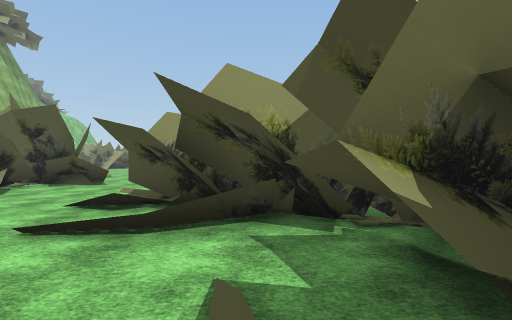
view 1 (above)

24 first-person views from a walk through a Unity game level. The camera is 1.5 m above the floor, looks level and sees 85° across. The floor is counted in squares, 2 m on a side. Each view is taken from the middle of a square. On the plan, view 1 faces up. The plan holds only what a view shows up to about 10 squares ahead; the rest is blank. The place goes on beyond the plan. The player character is not drawn. Some surface patterns are stand-ins.

view 2
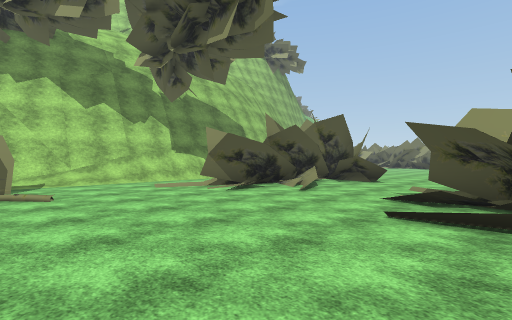

view 3
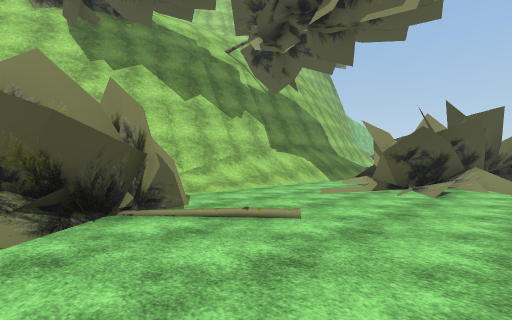

view 4
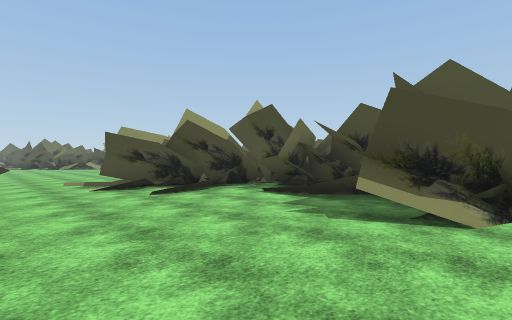

view 5
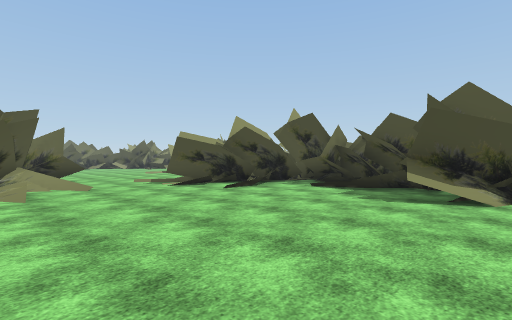

view 6
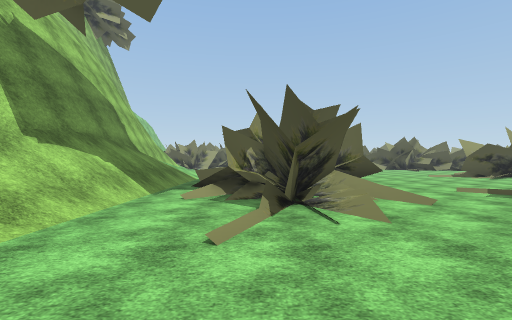

view 7
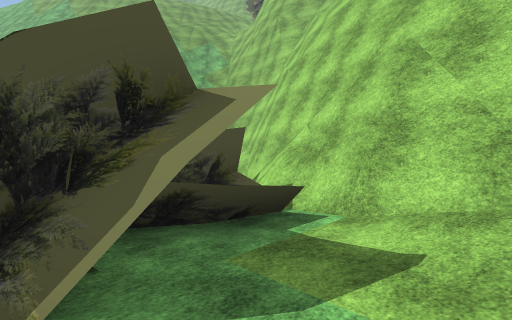

view 8
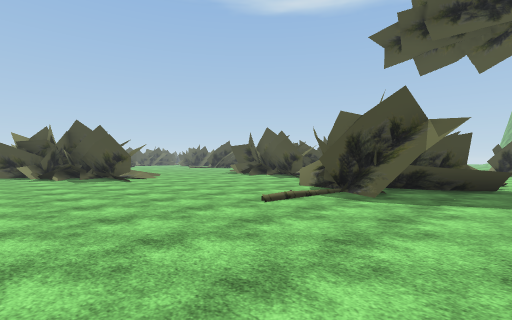

view 9
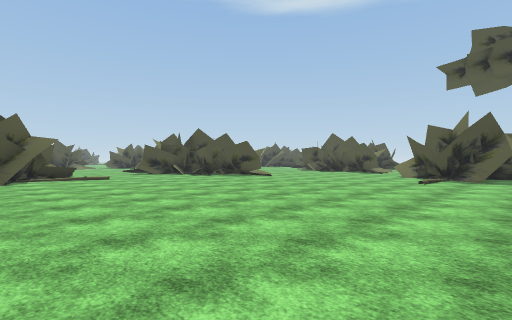

view 10
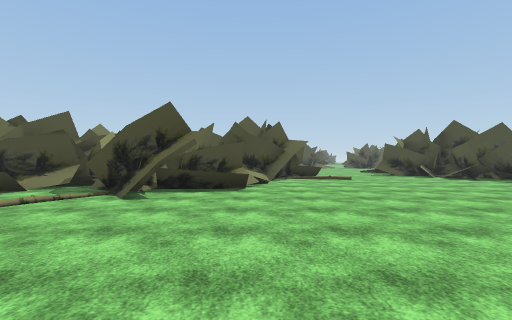

view 11
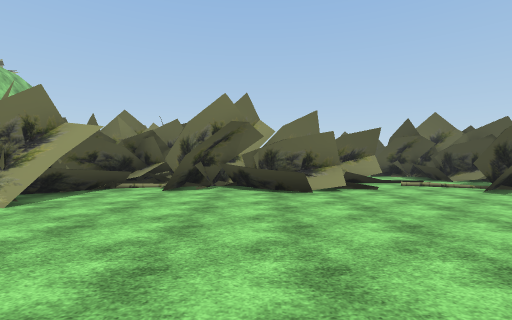

view 12
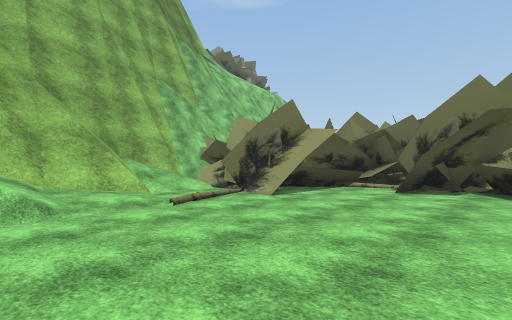

view 13
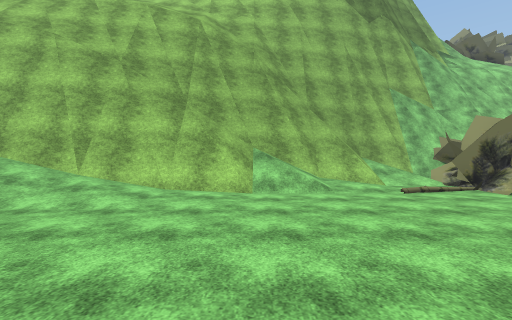

view 14
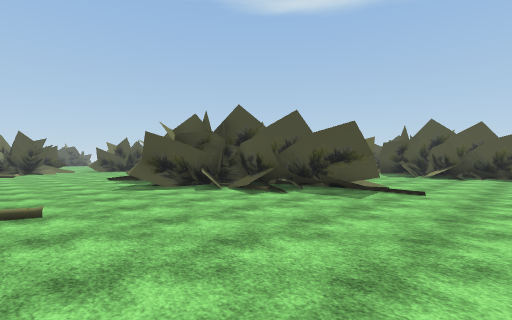

view 15
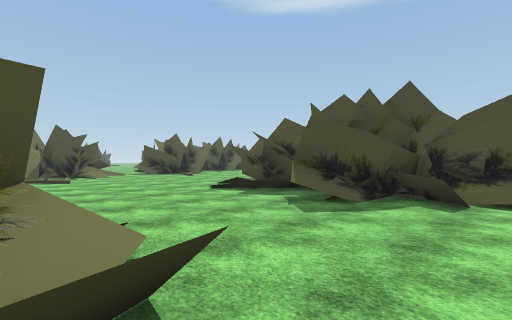

view 16
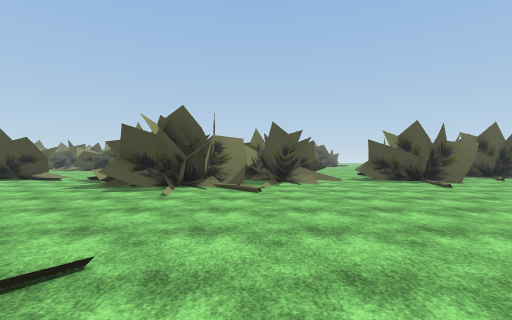

view 17
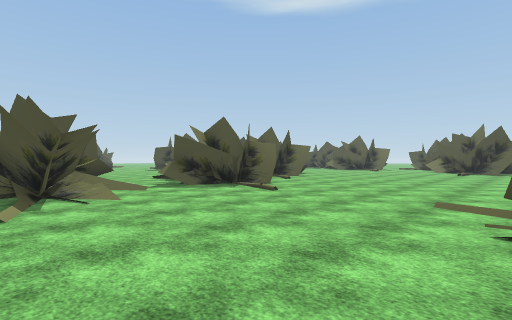

view 18
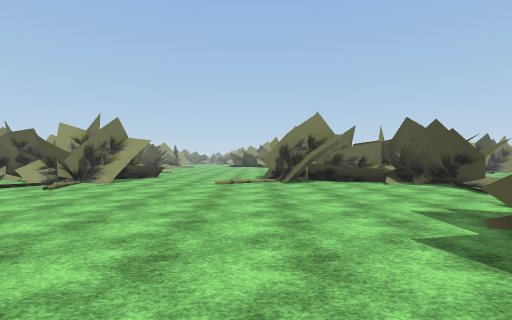

view 19
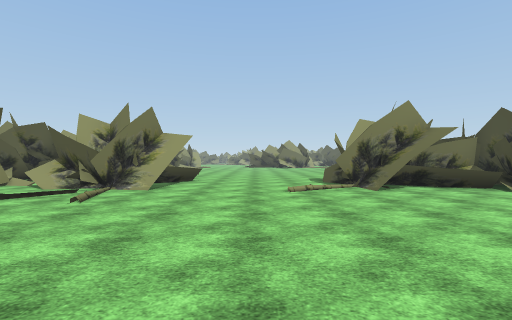

view 20
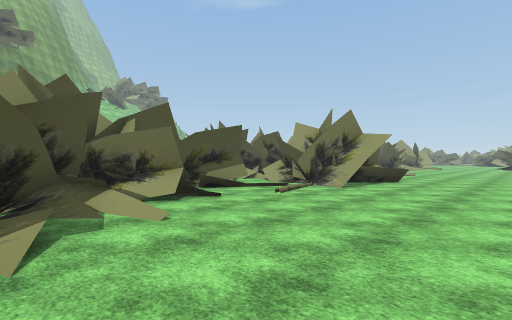

view 21
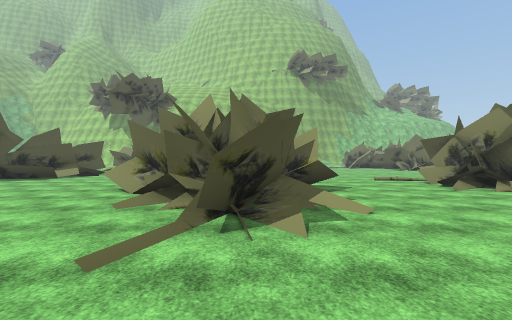

view 22
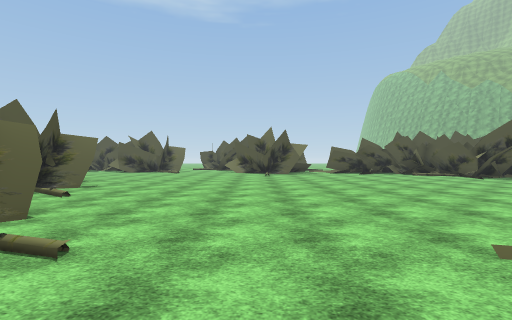

view 23
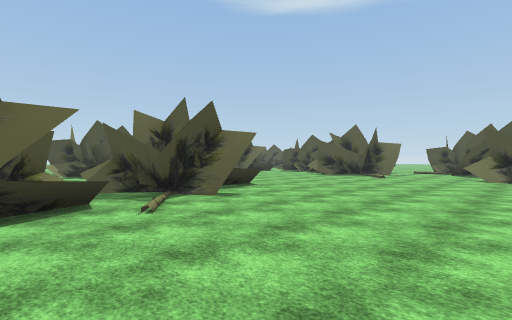

view 24
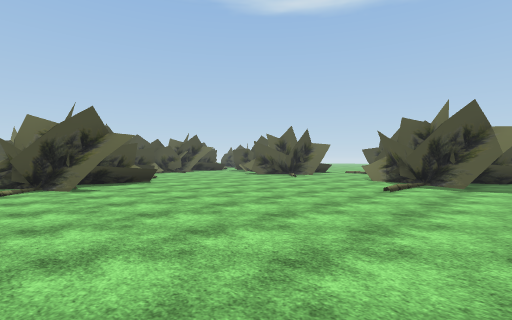

### Floor plan
Key: @ floor where view 1 was taken; # wall or solid block; . main floor; : floor 0.25 m higher than the main floor; + floor 0.75 m higher than the main floor; / step, stairs or slope; = window, fence, low wall or low ledge; O other object.
Columns run from 15 left of view 1 to 20 right of it. Each row starts with its distance up from view 1.
 31                 OO    O+....OO OOO
 30                 OO  OOO.....OOO OO
 29               O O /OOOOO...OOOOOOOO
 28    OO        O.OOO/..OO.....O..OOO
 27    OO OOOOOO...O O ..............O
 26   OOOOOOOO.....O    O............O
 25   OO.O.////..OOO   OO.........../
 24 OOO...../....OOOO OOO/........../
 23 OOOO........../OO  OO/........./
 22 /.O...........//.  OO /.......OO
 21 /................OOOOOO/......OO
 20 #/:.............../OOO O.....OOO
 19 #//...............////.........O O
 18 #//..............................OO
 17 #//............................OOOOO
 16 #/#..................O........./. OO
 15 ###:.............../OO./......../  O
 14 ###//............///OOOOOO..........
 13   #//.............OOOOOO.O......OOO
 12   #//...........OOOO OOO.......OOO
 11   #/ ............   OO.........OOOO
 10   #//..OO........   .............:O
  9   #//...OO/.........................
  8   #//./OOOO...... ................OO
  7   #//./OOO......  ...............OOO
  6   #//.OOO/.....   ................OO
  5   #//..OO./..OOO O................/
  4   #//...O..../OOOO       ..........
  3   #//........//OOO       ..........
  2   #//...........OOOO     .........
  1   #//........../OOOOO    ........
  0   #/...........@OO       .OO....
 -1  ##=OOO........OO         .OO/.
 -2 ###OOOO.......OOO         OOOO
 -3 ##=OOOO........OO         O

Where each view was taken, in squares from view 1:
view 1: 0 up, 0 right, facing up
view 2: 1 down, 1 left, facing up-left
view 3: 3 down, 5 left, facing up-left
view 4: 3 down, 5 left, facing up-right
view 5: 3 down, 7 left, facing up-right
view 6: 0 up, 8 left, facing up
view 7: 1 up, 9 left, facing down-left
view 8: 16 up, 10 left, facing down-right
view 9: 22 up, 9 left, facing down-right
view 10: 22 up, 8 left, facing right
view 11: 18 up, 8 left, facing up
view 12: 18 up, 8 left, facing up-left
view 13: 17 up, 6 left, facing left
view 14: 19 up, 2 left, facing down-right
view 15: 20 up, 3 right, facing down-right
view 16: 18 up, 7 right, facing right
view 17: 18 up, 10 right, facing down-right
view 18: 19 up, 12 right, facing up
view 19: 21 up, 10 right, facing up
view 20: 21 up, 11 right, facing up-left
view 21: 14 up, 13 right, facing left
view 22: 15 up, 13 right, facing down
view 23: 11 up, 13 right, facing down-right
view 24: 9 up, 10 right, facing down-right
